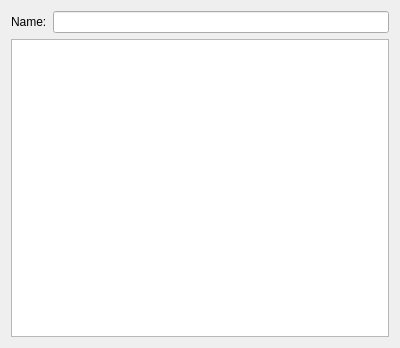
<?xml version="1.0" encoding="UTF-8"?>
<ui version="4.0">
 <class>GTAElementTreeViewWidget</class>
 <widget class="QWidget" name="GTAElementTreeViewWidget">
  <property name="geometry">
   <rect>
    <x>0</x>
    <y>0</y>
    <width>400</width>
    <height>348</height>
   </rect>
  </property>
  <property name="windowTitle">
   <string>Show Details</string>
  </property>
  <layout class="QGridLayout" name="gridLayout">
   <item row="0" column="0">
    <widget class="QLabel" name="elementNameLB">
     <property name="text">
      <string>Name:</string>
     </property>
    </widget>
   </item>
   <item row="0" column="1">
    <widget class="QLineEdit" name="elementNameLE">
     <property name="readOnly">
      <bool>true</bool>
     </property>
    </widget>
   </item>
   <item row="1" column="0" colspan="2">
    <widget class="QTreeView" name="elementTV">
     <property name="styleSheet">
      <string notr="true">border-color: rgb(0, 0, 0);
gridline-color: rgb(0, 0, 0);
</string>
     </property>
     <property name="lineWidth">
      <number>2</number>
     </property>
     <property name="midLineWidth">
      <number>1</number>
     </property>
     <property name="editTriggers">
      <set>QAbstractItemView::NoEditTriggers</set>
     </property>
     <property name="alternatingRowColors">
      <bool>false</bool>
     </property>
    </widget>
   </item>
  </layout>
 </widget>
 <resources/>
 <connections/>
</ui>
